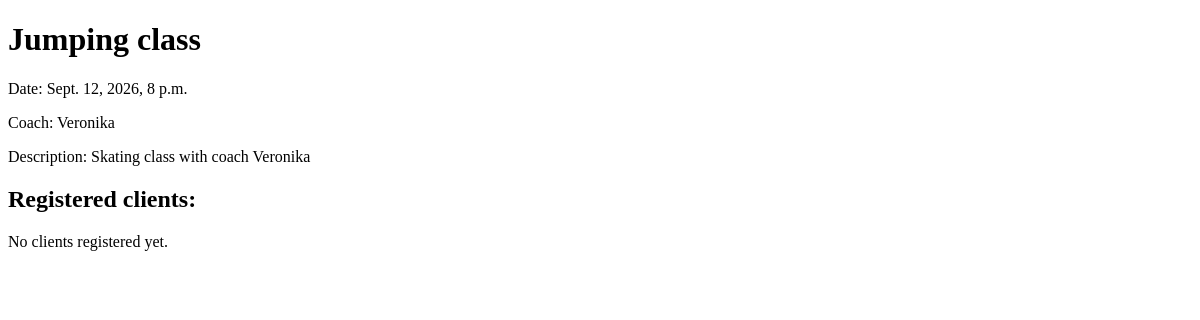
Before: /training/1/ (signed in) with the older database file.
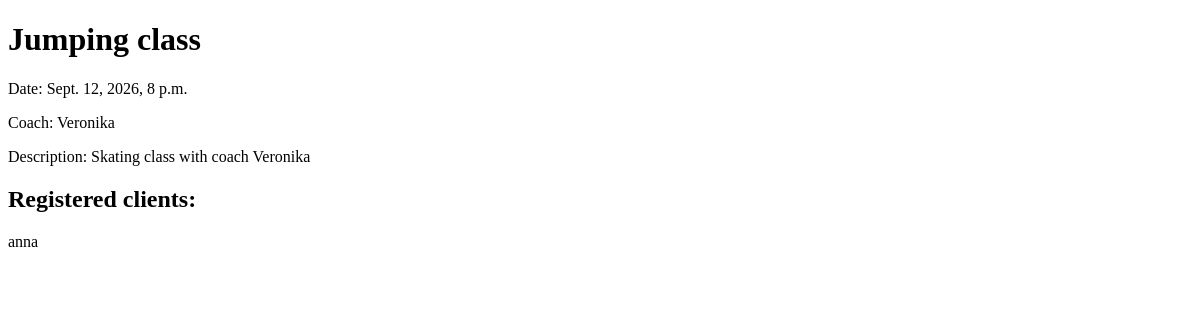
After: the same page with the newer database file.
### studio/models.py (models this page shows)
class Registration(models.Model):
    client = models.ForeignKey(User, on_delete=models.CASCADE)
    training = models.ForeignKey(Training, on_delete=models.CASCADE)
    registered_at = models.DateTimeField(auto_now_add=True)
    class Meta:
        constraints = [
            models.UniqueConstraint(
                fields=["client", "training"],
                name="unique_client_training",
            )
        ]

### studio/views.py (the view)
# urls.py: path("training/<int:training_id>/", views.training, name="training"),
@login_required
def training(request, training_id):
    if request.user.profile.role =='COACH':
        training=get_object_or_404(Training, id=training_id)
        registrations=Registration.objects.filter(training=training)
        return render(request, "studio/training.html", {"training": training, "registrations": registrations} )
    else:
        return redirect("studio:trainings")

### studio/templates/studio/training.html (shortened to what this page needs)
<!DOCTYPE html>
<html>
<head>
</head>
<body>
    <h1>{{ training.title }}</h1>
    <p> Date: {{ training.date }}</p>
    <p> Coach: {{ training.coach }}</p>
    <p> Description: {{ training.description }}</p>
    <h2> Registered clients:</h2>
    {% for registration in registrations %}
        <p>{{ registration.client.username }}</p>
    {% empty %}
        <p>No clients registered yet.</p>
    {% endfor %}
</body>
</html>

Changed rows visible on the page:
added Registration: client.username "anna"
Other visible differences:
text no longer shown: "No clients registered yet."
